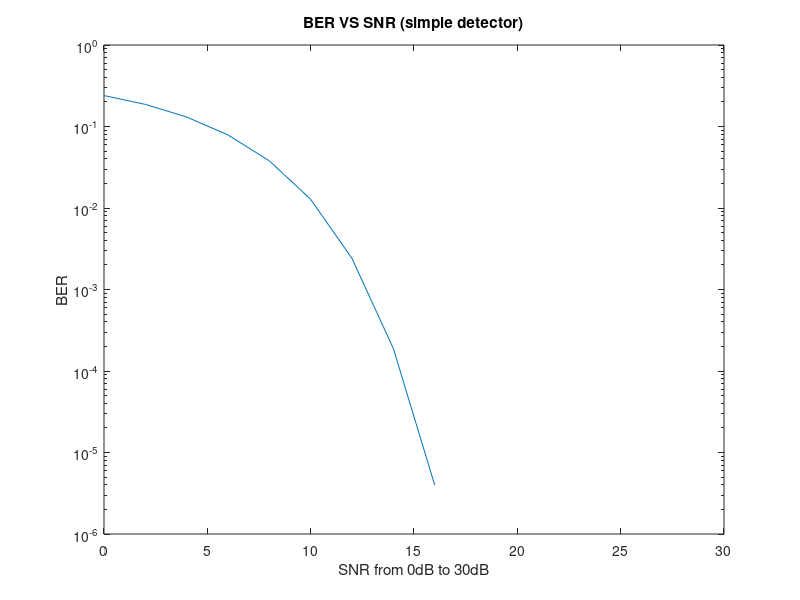

MATLAB code to generate this figure:
x = randi([0 1],1,(10^6));  
SNR = 0:2:30;               
for i=1:length(SNR)         % Looping on the SNR values
    Rx_sequence=awgn( x, SNR(i),'measured' );    %Apply noise to the signal
    Rx_new=real(Rx_sequence)>0.5;       % Comparing signal+noise to threshhold to compute received signal
    [number,ratio] = biterr(x,Rx_new);  % Calculates number of errors and its ratio
    BER(i)= ratio;                     % Assign the probability of error of each SNR in matrix
end

semilogy(SNR,BER)   %Plot the BER curve against SNR
xlim([0 30])
title('BER VS SNR (simple detector)');
xlabel('SNR from 0dB to 30dB');
ylabel('BER');